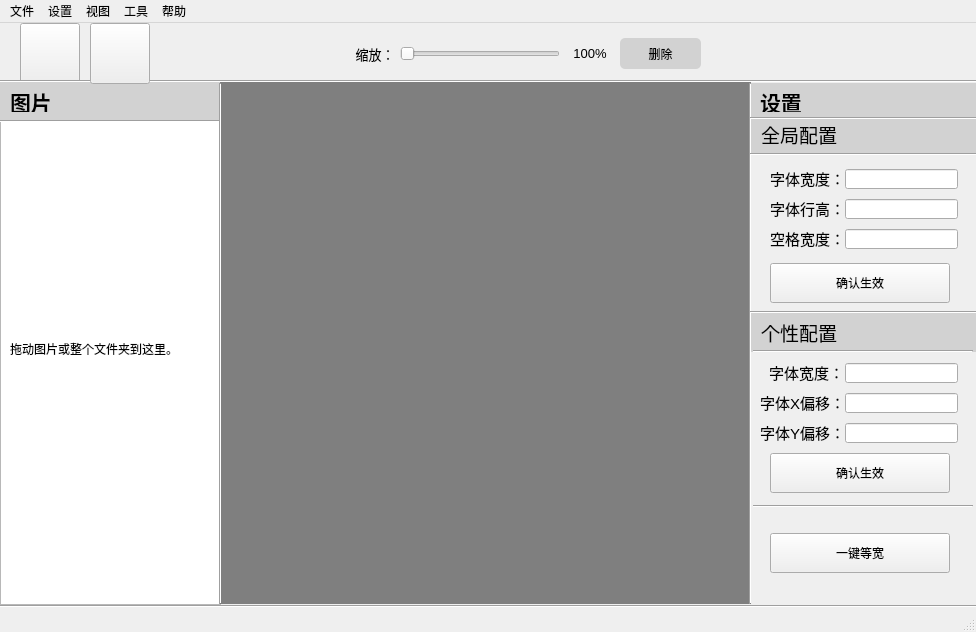
<?xml version="1.0" encoding="UTF-8"?>
<ui version="4.0">
 <class>MainWin</class>
 <widget class="QMainWindow" name="MainWin">
  <property name="geometry">
   <rect>
    <x>0</x>
    <y>0</y>
    <width>976</width>
    <height>632</height>
   </rect>
  </property>
  <property name="windowTitle">
   <string>MainWindow</string>
  </property>
  <widget class="QWidget" name="centralwidget">
   <widget class="Line" name="line">
    <property name="geometry">
     <rect>
      <x>0</x>
      <y>50</y>
      <width>991</width>
      <height>16</height>
     </rect>
    </property>
    <property name="orientation">
     <enum>Qt::Horizontal</enum>
    </property>
   </widget>
   <widget class="Line" name="line_2">
    <property name="geometry">
     <rect>
      <x>210</x>
      <y>60</y>
      <width>20</width>
      <height>521</height>
     </rect>
    </property>
    <property name="orientation">
     <enum>Qt::Vertical</enum>
    </property>
   </widget>
   <widget class="Line" name="line_3">
    <property name="geometry">
     <rect>
      <x>740</x>
      <y>60</y>
      <width>20</width>
      <height>521</height>
     </rect>
    </property>
    <property name="font">
     <font>
      <weight>50</weight>
      <italic>false</italic>
      <bold>false</bold>
     </font>
    </property>
    <property name="orientation">
     <enum>Qt::Vertical</enum>
    </property>
   </widget>
   <widget class="Line" name="line_4">
    <property name="geometry">
     <rect>
      <x>0</x>
      <y>90</y>
      <width>220</width>
      <height>16</height>
     </rect>
    </property>
    <property name="orientation">
     <enum>Qt::Horizontal</enum>
    </property>
   </widget>
   <widget class="QWidget" name="widget" native="true">
    <property name="geometry">
     <rect>
      <x>0</x>
      <y>58</y>
      <width>220</width>
      <height>40</height>
     </rect>
    </property>
    <property name="styleSheet">
     <string notr="true">QWidget
{
	background-color:rgb(210, 210, 210);
}</string>
    </property>
    <widget class="QLabel" name="label">
     <property name="geometry">
      <rect>
       <x>10</x>
       <y>10</y>
       <width>91</width>
       <height>21</height>
      </rect>
     </property>
     <property name="font">
      <font>
       <pointsize>16</pointsize>
       <weight>75</weight>
       <bold>true</bold>
      </font>
     </property>
     <property name="text">
      <string>图片</string>
     </property>
    </widget>
   </widget>
   <widget class="Line" name="line_5">
    <property name="geometry">
     <rect>
      <x>0</x>
      <y>575</y>
      <width>990</width>
      <height>16</height>
     </rect>
    </property>
    <property name="orientation">
     <enum>Qt::Horizontal</enum>
    </property>
   </widget>
   <widget class="Line" name="line_6">
    <property name="geometry">
     <rect>
      <x>750</x>
      <y>94</y>
      <width>230</width>
      <height>3</height>
     </rect>
    </property>
    <property name="orientation">
     <enum>Qt::Horizontal</enum>
    </property>
   </widget>
   <widget class="QWidget" name="widget_2" native="true">
    <property name="geometry">
     <rect>
      <x>750</x>
      <y>60</y>
      <width>231</width>
      <height>70</height>
     </rect>
    </property>
    <property name="styleSheet">
     <string notr="true">QWidget
{
	background-color:rgb(210, 210, 210);
}</string>
    </property>
    <widget class="QLabel" name="label_2">
     <property name="geometry">
      <rect>
       <x>10</x>
       <y>8</y>
       <width>91</width>
       <height>21</height>
      </rect>
     </property>
     <property name="font">
      <font>
       <pointsize>16</pointsize>
       <weight>75</weight>
       <bold>true</bold>
      </font>
     </property>
     <property name="text">
      <string>设置</string>
     </property>
    </widget>
    <widget class="QLabel" name="label_5">
     <property name="geometry">
      <rect>
       <x>11</x>
       <y>41</y>
       <width>91</width>
       <height>21</height>
      </rect>
     </property>
     <property name="font">
      <font>
       <family>Arial</family>
       <pointsize>14</pointsize>
       <weight>50</weight>
       <bold>false</bold>
      </font>
     </property>
     <property name="text">
      <string>全局配置</string>
     </property>
    </widget>
   </widget>
   <widget class="QWidget" name="widget_3" native="true">
    <property name="geometry">
     <rect>
      <x>220</x>
      <y>58</y>
      <width>531</width>
      <height>523</height>
     </rect>
    </property>
    <property name="styleSheet">
     <string notr="true">QWidget
{
	background-color:rgb(127, 127, 127);
}</string>
    </property>
    <widget class="QLabel" name="detect_image">
     <property name="geometry">
      <rect>
       <x>30</x>
       <y>70</y>
       <width>450</width>
       <height>250</height>
      </rect>
     </property>
     <property name="text">
      <string/>
     </property>
     <property name="alignment">
      <set>Qt::AlignCenter</set>
     </property>
    </widget>
   </widget>
   <widget class="QLabel" name="letf_tips">
    <property name="geometry">
     <rect>
      <x>10</x>
      <y>290</y>
      <width>211</width>
      <height>71</height>
     </rect>
    </property>
    <property name="font">
     <font>
      <family>Arial Black</family>
      <italic>false</italic>
     </font>
    </property>
    <property name="text">
     <string>拖动图片或整个文件夹到这里。</string>
    </property>
   </widget>
   <widget class="QPushButton" name="btnOpen">
    <property name="geometry">
     <rect>
      <x>20</x>
      <y>0</y>
      <width>60</width>
      <height>61</height>
     </rect>
    </property>
    <property name="styleSheet">
     <string notr="true">QPushButton
{
	border-image:url(:/assets/img/btn_open.png);
}</string>
    </property>
    <property name="text">
     <string/>
    </property>
    <property name="iconSize">
     <size>
      <width>697</width>
      <height>725</height>
     </size>
    </property>
   </widget>
   <widget class="QListView" name="keyList">
    <property name="geometry">
     <rect>
      <x>0</x>
      <y>98</y>
      <width>221</width>
      <height>484</height>
     </rect>
    </property>
   </widget>
   <widget class="QSlider" name="scaleBar">
    <property name="geometry">
     <rect>
      <x>400</x>
      <y>20</y>
      <width>160</width>
      <height>22</height>
     </rect>
    </property>
    <property name="orientation">
     <enum>Qt::Horizontal</enum>
    </property>
   </widget>
   <widget class="QLabel" name="label_3">
    <property name="geometry">
     <rect>
      <x>355</x>
      <y>15</y>
      <width>40</width>
      <height>31</height>
     </rect>
    </property>
    <property name="font">
     <font>
      <pointsize>10</pointsize>
      <weight>50</weight>
      <bold>false</bold>
     </font>
    </property>
    <property name="text">
     <string>缩放：</string>
    </property>
    <property name="alignment">
     <set>Qt::AlignCenter</set>
    </property>
   </widget>
   <widget class="QLabel" name="percentTxt">
    <property name="geometry">
     <rect>
      <x>570</x>
      <y>15</y>
      <width>40</width>
      <height>31</height>
     </rect>
    </property>
    <property name="font">
     <font>
      <pointsize>10</pointsize>
      <weight>50</weight>
      <bold>false</bold>
     </font>
    </property>
    <property name="text">
     <string>100%</string>
    </property>
    <property name="alignment">
     <set>Qt::AlignCenter</set>
    </property>
   </widget>
   <widget class="QPushButton" name="btnDelete">
    <property name="geometry">
     <rect>
      <x>620</x>
      <y>15</y>
      <width>81</width>
      <height>31</height>
     </rect>
    </property>
    <property name="styleSheet">
     <string notr="true">QPushButton
{
	background-color:rgb(210, 210, 210);
	border-width: 5;
	border-radius: 5px;
}</string>
    </property>
    <property name="text">
     <string>删除</string>
    </property>
   </widget>
   <widget class="Line" name="line_7">
    <property name="geometry">
     <rect>
      <x>750</x>
      <y>130</y>
      <width>230</width>
      <height>3</height>
     </rect>
    </property>
    <property name="orientation">
     <enum>Qt::Horizontal</enum>
    </property>
   </widget>
   <widget class="QLabel" name="label_6">
    <property name="geometry">
     <rect>
      <x>770</x>
      <y>130</y>
      <width>71</width>
      <height>51</height>
     </rect>
    </property>
    <property name="font">
     <font>
      <pointsize>11</pointsize>
     </font>
    </property>
    <property name="text">
     <string>字体宽度：</string>
    </property>
   </widget>
   <widget class="QLabel" name="label_7">
    <property name="geometry">
     <rect>
      <x>770</x>
      <y>160</y>
      <width>71</width>
      <height>51</height>
     </rect>
    </property>
    <property name="font">
     <font>
      <pointsize>11</pointsize>
     </font>
    </property>
    <property name="text">
     <string>字体行高：</string>
    </property>
   </widget>
   <widget class="QLabel" name="label_8">
    <property name="geometry">
     <rect>
      <x>770</x>
      <y>190</y>
      <width>81</width>
      <height>51</height>
     </rect>
    </property>
    <property name="font">
     <font>
      <pointsize>11</pointsize>
     </font>
    </property>
    <property name="text">
     <string>空格宽度：</string>
    </property>
   </widget>
   <widget class="QLabel" name="label_11">
    <property name="geometry">
     <rect>
      <x>760</x>
      <y>354</y>
      <width>81</width>
      <height>51</height>
     </rect>
    </property>
    <property name="font">
     <font>
      <pointsize>11</pointsize>
     </font>
    </property>
    <property name="text">
     <string>字体X偏移：</string>
    </property>
   </widget>
   <widget class="QLabel" name="label_12">
    <property name="geometry">
     <rect>
      <x>769</x>
      <y>324</y>
      <width>71</width>
      <height>51</height>
     </rect>
    </property>
    <property name="font">
     <font>
      <pointsize>11</pointsize>
     </font>
    </property>
    <property name="text">
     <string>字体宽度：</string>
    </property>
   </widget>
   <widget class="QLabel" name="label_14">
    <property name="geometry">
     <rect>
      <x>760</x>
      <y>384</y>
      <width>81</width>
      <height>51</height>
     </rect>
    </property>
    <property name="font">
     <font>
      <pointsize>11</pointsize>
     </font>
    </property>
    <property name="text">
     <string>字体Y偏移：</string>
    </property>
   </widget>
   <widget class="Line" name="line_8">
    <property name="geometry">
     <rect>
      <x>750</x>
      <y>281</y>
      <width>230</width>
      <height>16</height>
     </rect>
    </property>
    <property name="orientation">
     <enum>Qt::Horizontal</enum>
    </property>
   </widget>
   <widget class="Line" name="line_9">
    <property name="geometry">
     <rect>
      <x>753</x>
      <y>320</y>
      <width>220</width>
      <height>16</height>
     </rect>
    </property>
    <property name="orientation">
     <enum>Qt::Horizontal</enum>
    </property>
   </widget>
   <widget class="QWidget" name="widget_4" native="true">
    <property name="geometry">
     <rect>
      <x>750</x>
      <y>289</y>
      <width>240</width>
      <height>40</height>
     </rect>
    </property>
    <property name="styleSheet">
     <string notr="true">QWidget
{
	background-color:rgb(210, 210, 210);
}</string>
    </property>
    <widget class="QLabel" name="label_16">
     <property name="geometry">
      <rect>
       <x>11</x>
       <y>10</y>
       <width>91</width>
       <height>21</height>
      </rect>
     </property>
     <property name="font">
      <font>
       <family>Arial</family>
       <pointsize>14</pointsize>
       <weight>50</weight>
       <bold>false</bold>
      </font>
     </property>
     <property name="text">
      <string>个性配置</string>
     </property>
    </widget>
   </widget>
   <widget class="QLineEdit" name="lineEdit_1">
    <property name="geometry">
     <rect>
      <x>845</x>
      <y>146</y>
      <width>113</width>
      <height>20</height>
     </rect>
    </property>
   </widget>
   <widget class="QLineEdit" name="lineEdit_2">
    <property name="geometry">
     <rect>
      <x>845</x>
      <y>176</y>
      <width>113</width>
      <height>20</height>
     </rect>
    </property>
   </widget>
   <widget class="QLineEdit" name="lineEdit_3">
    <property name="geometry">
     <rect>
      <x>845</x>
      <y>206</y>
      <width>113</width>
      <height>20</height>
     </rect>
    </property>
   </widget>
   <widget class="QLineEdit" name="lineEdit_4">
    <property name="geometry">
     <rect>
      <x>845</x>
      <y>340</y>
      <width>113</width>
      <height>20</height>
     </rect>
    </property>
   </widget>
   <widget class="QLineEdit" name="lineEdit_5">
    <property name="geometry">
     <rect>
      <x>845</x>
      <y>370</y>
      <width>113</width>
      <height>20</height>
     </rect>
    </property>
   </widget>
   <widget class="QLineEdit" name="lineEdit_6">
    <property name="geometry">
     <rect>
      <x>845</x>
      <y>400</y>
      <width>113</width>
      <height>20</height>
     </rect>
    </property>
   </widget>
   <widget class="QPushButton" name="btnExport">
    <property name="geometry">
     <rect>
      <x>90</x>
      <y>0</y>
      <width>60</width>
      <height>61</height>
     </rect>
    </property>
    <property name="styleSheet">
     <string notr="true">QPushButton
{
	border-image:url(:/assets/img/btn_export.png);
}</string>
    </property>
    <property name="text">
     <string/>
    </property>
    <property name="iconSize">
     <size>
      <width>697</width>
      <height>725</height>
     </size>
    </property>
   </widget>
   <widget class="QPushButton" name="btnWidth">
    <property name="geometry">
     <rect>
      <x>770</x>
      <y>510</y>
      <width>180</width>
      <height>40</height>
     </rect>
    </property>
    <property name="styleSheet">
     <string notr="true"/>
    </property>
    <property name="text">
     <string>一键等宽</string>
    </property>
   </widget>
   <widget class="QPushButton" name="btnGlobal">
    <property name="geometry">
     <rect>
      <x>770</x>
      <y>240</y>
      <width>180</width>
      <height>40</height>
     </rect>
    </property>
    <property name="text">
     <string>确认生效</string>
    </property>
   </widget>
   <widget class="QPushButton" name="btnPrivate">
    <property name="geometry">
     <rect>
      <x>770</x>
      <y>430</y>
      <width>180</width>
      <height>40</height>
     </rect>
    </property>
    <property name="text">
     <string>确认生效</string>
    </property>
   </widget>
   <widget class="Line" name="line_10">
    <property name="geometry">
     <rect>
      <x>753</x>
      <y>475</y>
      <width>220</width>
      <height>16</height>
     </rect>
    </property>
    <property name="orientation">
     <enum>Qt::Horizontal</enum>
    </property>
   </widget>
   <zorder>widget_4</zorder>
   <zorder>keyList</zorder>
   <zorder>btnOpen</zorder>
   <zorder>widget_3</zorder>
   <zorder>widget_2</zorder>
   <zorder>widget</zorder>
   <zorder>line</zorder>
   <zorder>line_2</zorder>
   <zorder>line_3</zorder>
   <zorder>line_4</zorder>
   <zorder>line_5</zorder>
   <zorder>line_6</zorder>
   <zorder>letf_tips</zorder>
   <zorder>scaleBar</zorder>
   <zorder>label_3</zorder>
   <zorder>percentTxt</zorder>
   <zorder>btnDelete</zorder>
   <zorder>line_7</zorder>
   <zorder>label_6</zorder>
   <zorder>label_7</zorder>
   <zorder>label_8</zorder>
   <zorder>label_11</zorder>
   <zorder>label_12</zorder>
   <zorder>label_14</zorder>
   <zorder>line_8</zorder>
   <zorder>line_9</zorder>
   <zorder>lineEdit_1</zorder>
   <zorder>lineEdit_2</zorder>
   <zorder>lineEdit_3</zorder>
   <zorder>lineEdit_4</zorder>
   <zorder>lineEdit_5</zorder>
   <zorder>lineEdit_6</zorder>
   <zorder>btnExport</zorder>
   <zorder>btnWidth</zorder>
   <zorder>btnGlobal</zorder>
   <zorder>btnPrivate</zorder>
   <zorder>line_10</zorder>
  </widget>
  <widget class="QMenuBar" name="menubar">
   <property name="geometry">
    <rect>
     <x>0</x>
     <y>0</y>
     <width>976</width>
     <height>23</height>
    </rect>
   </property>
   <widget class="QMenu" name="fileMenu">
    <property name="title">
     <string>文件</string>
    </property>
   </widget>
   <widget class="QMenu" name="settingMenu">
    <property name="title">
     <string>设置</string>
    </property>
   </widget>
   <widget class="QMenu" name="viewMenu">
    <property name="title">
     <string>视图</string>
    </property>
   </widget>
   <widget class="QMenu" name="toolMenu">
    <property name="title">
     <string>工具</string>
    </property>
   </widget>
   <widget class="QMenu" name="helpMenu">
    <property name="title">
     <string>帮助</string>
    </property>
   </widget>
   <addaction name="fileMenu"/>
   <addaction name="settingMenu"/>
   <addaction name="viewMenu"/>
   <addaction name="toolMenu"/>
   <addaction name="helpMenu"/>
  </widget>
  <widget class="QStatusBar" name="statusbar"/>
 </widget>
 <resources>
  <include location="../btnImg.qrc"/>
 </resources>
 <connections/>
</ui>
